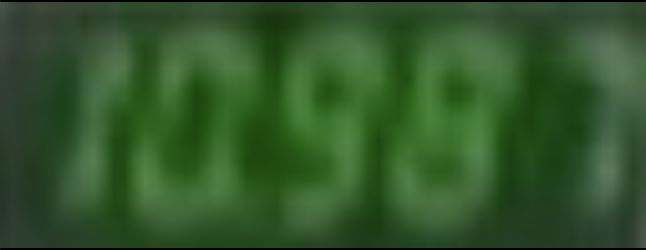
#> input picture polypyrrole_actuator_exp_3.19.26/10987.png, 646 x 250 px, given in place of 2026.3.19-actuation2_voltage_out.mp4, which was not available
$ jupyter execute --allow-errors analysis.ipynb   (text cells are left out)
#> lines starting #> are read from the running program, lines starting #| are printed output that depends on the picture; after the words box and inside, x2 and y2 are one past the last pixel; in counts of white or black regions, pixels touching at a corner belong together; pictures that were not available may be replaced by others from this repository, and a replacement may not be noted
[cell 1]
import cv2
import numpy as np
import pandas as pd
import pytesseract
import re
from pathlib import Path
from tqdm.auto import tqdm

pytesseract.pytesseract.tesseract_cmd = '/opt/homebrew/bin/tesseract'

VIDEO_PATH   = Path('2026.3.19-actuation2_voltage_out.mp4')
CSV_PATH     = Path('2026.3.19-actuation2.csv')
VOLTAGE_CSV  = Path('2026.3.19-actuation2_voltage_ocr.csv')  # output

# Decimal position: number of digits from the right before the decimal point
# e.g. DECIMAL_FROM_RIGHT=3 → 10998 → 10.998
DECIMAL_FROM_RIGHT = 3

print('OpenCV version:', cv2.__version__)
print('Tesseract:', pytesseract.get_tesseract_version())
#> (this line was passed over: pytesseract is not available in this run)

[cell 2]
### Step A — extract digit crops from every frame + labeling sample

from pathlib import Path
import cv2, numpy as np

# ── Column boundaries for each digit (x_start, x_end) in the 64-px-wide frame ──
# D0=tens, D1=units, D2=first decimal, D3=second decimal, D4=third decimal
DIGIT_COLS = [
    (5,  14),   # D0  (e.g. "1" in  1x.xxx)
    (18, 27),   # D1  (e.g. "0" in  10.xxx)
    (27, 40),   # D2  first decimal digit
    (39, 52),   # D3  second decimal digit
    (51, 64),   # D4  third decimal digit
]
CROP_W, CROP_H  = 24, 48   # upscaled output size (nearest-neighbour)
LABEL_EVERY_S   = 3.0      # one sample per N seconds saved to to_label/
ALL_EVERY_S     = 0.1      # one sample per N seconds saved to all_frames/ (= every OCR timestamp)

crops_root  = Path('digit_crops')
label_dir   = crops_root / 'to_label'
all_dir     = crops_root / 'all_frames'
labeled_dir = crops_root / 'labeled'

label_dir.mkdir(parents=True, exist_ok=True)
all_dir.mkdir(parents=True, exist_ok=True)
for d in range(10):
    (labeled_dir / str(d)).mkdir(parents=True, exist_ok=True)


def extract_digit_crop(frame_gray, x0, x1, w=CROP_W, h=CROP_H):
    """Threshold green channel, crop digit column, upscale."""
    _, thresh = cv2.threshold(frame_gray, 0, 255, cv2.THRESH_BINARY + cv2.THRESH_OTSU)
    crop = thresh[:, x0:x1]
    return cv2.resize(crop, (w, h), interpolation=cv2.INTER_NEAREST)


cap = cv2.VideoCapture(str(VIDEO_PATH))
fps  = cap.get(cv2.CAP_PROP_FPS)
dur  = cap.get(cv2.CAP_PROP_FRAME_COUNT) / fps
print(f"Video: {dur:.0f} s  |  {fps:.1f} fps")

n_label, n_all = 0, 0
t = 0.0
next_label = 0.0

while t <= dur:
    cap.set(cv2.CAP_PROP_POS_MSEC, t * 1000)
    ret, frame = cap.read()
#> frame is the input picture: shape (250, 646, 3); mean B, G, R 42.4, 86.1, 49.3
    if not ret:
        t += ALL_EVERY_S
        continue

    g = frame[:, :, 1]
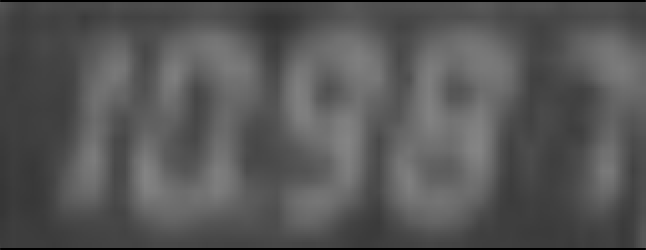
#> g: shape (250, 646); min 0, max 132, mean 86.1
    fid = f"{t:08.3f}"

    for d, (x0, x1) in enumerate(DIGIT_COLS):
        crop = extract_digit_crop(g, x0, x1)
        cv2.imwrite(str(all_dir / f"t{fid}_d{d}.png"), crop)
        n_all += 1

        if t >= next_label:
            cv2.imwrite(str(label_dir / f"t{fid}_d{d}.png"), crop)
            n_label += 1
#> this loop made 5 passes
#> pass 1, in extract_digit_crop, `_, thresh = cv2.threshold(frame_gray, 0, 255, cv2.THRESH_BINARY + cv2...`:
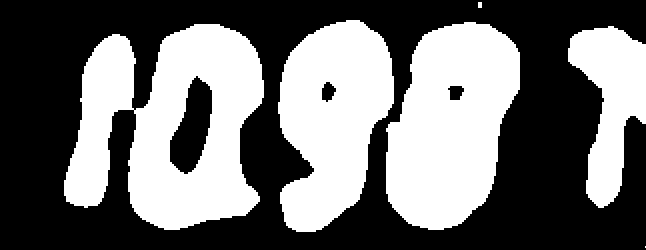
#> thresh: shape (250, 646); 43.9% white; 6 white regions (1 under 20 px), largest, box (x1, y1, x2, y2) and area: (64, 24, 264, 230) 25640, (386, 22, 520, 230) 20196, (278, 20, 394, 232) 17084, (568, 26, 646, 208) 7904, (478, 2, 482, 8) 24
#> after the loop, n_all = 5; n_label = 5

    if t >= next_label:
        next_label += LABEL_EVERY_S
    t = round(t + ALL_EVERY_S, 3)

cap.release()
print(f"Saved {n_all} crops to all_frames/  ({n_all // len(DIGIT_COLS)} timestamps)")
#| Saved 5 crops to all_frames/  (1 timestamps)
print(f"Saved {n_label} crops to to_label/  (label these, then run Step B)")
#| Saved 5 crops to to_label/  (label these, then run Step B)
print(f"\nNow: drag crops from digit_crops/to_label/ into digit_crops/labeled/0/ … 9/")

[cell 3]
### Step B — train PCA + nearest-neighbour classifier on your labeled crops,
###           classify all frames, reconstruct voltage CSV

from sklearn.decomposition import PCA
from sklearn.neighbors import KNeighborsClassifier
from sklearn.preprocessing import LabelEncoder
import matplotlib.pyplot as plt

N_COMPONENTS = 20   # PCA dims — raise if accuracy is low, lower if overfitting
N_NEIGHBORS  = 3    # KNN neighbours

# ── 1. Load labeled examples ─────────────────────────────────────────────────
X_train, y_train = [], []
#> (the rest of this cell did not finish here and is left out)

#> (a cell that did not finish here is left out)

[cell 5]
TESSERACT_CFG = '--oem 1 --psm 7 -l letsgodigital -c tessedit_char_whitelist=0123456789.-+'
VOLTAGE_MIN, VOLTAGE_MAX = -30.0, 30.0   # plausible range — adjust if needed
FRAME_AVERAGE_N = 3   # how many nearby frames to average before OCR


def preprocess_frame(frame_gray: np.ndarray, scale: int = 12) -> np.ndarray:
    """Isolate green channel, threshold at native res, upscale with NEAREST, small dilation."""
    _, thresh = cv2.threshold(frame_gray, 0, 255, cv2.THRESH_BINARY + cv2.THRESH_OTSU)
    up = cv2.resize(thresh, (thresh.shape[1] * scale, thresh.shape[0] * scale),
                    interpolation=cv2.INTER_NEAREST)
    kernel = np.ones((3, 3), np.uint8)
    return cv2.dilate(up, kernel, iterations=1)


def ocr_frame(proc: np.ndarray) -> float | None:
    """Run Tesseract on preprocessed frame, return float or None."""
    raw = pytesseract.image_to_string(proc, config=TESSERACT_CFG).strip().rstrip('.')

    # Accept only a leading optional minus, then digits, optional single '.', then digits
    m = re.match(r'^(-?)([0-9]+)(?:\.([0-9]*))?$', raw)
    if not m:
        return None

    sign, int_part, frac_part = m.group(1), m.group(2), m.group(3) or ''
    all_digits = int_part + frac_part

    # Must have 2–6 total digits
    if not (2 <= len(all_digits) <= 6):
        return None

    if frac_part:
        # Decimal already placed by OCR — use directly
        try:
            val = float(f'{sign}{int_part}.{frac_part}')
        except ValueError:
            return None
    else:
        # No decimal in raw output — insert DECIMAL_FROM_RIGHT digits from the right
        d = len(all_digits)
        if d > DECIMAL_FROM_RIGHT:
            val_str = f'{sign}{all_digits[:-DECIMAL_FROM_RIGHT]}.{all_digits[-DECIMAL_FROM_RIGHT:]}'
        else:
            val_str = f'{sign}0.{all_digits.zfill(DECIMAL_FROM_RIGHT)}'
        try:
            val = float(val_str)
        except ValueError:
            return None

    return val if VOLTAGE_MIN <= val <= VOLTAGE_MAX else None


def extract_voltage_from_video(video_path: Path, dt: float = 0.1) -> pd.DataFrame:
#> called with dt = 0.1
    cap = cv2.VideoCapture(str(video_path))
    fps = cap.get(cv2.CAP_PROP_FPS)
#> fps = 30
    total_frames = int(cap.get(cv2.CAP_PROP_FRAME_COUNT))
#> total_frames = 1
    duration = total_frames / fps
#> duration = 0.0333
    print(f'Video: {duration:.1f} s  |  {fps:.2f} fps  |  {total_frames} frames')
#| Video: 0.0 s  |  30.00 fps  |  1 frames

    timestamps = np.arange(0, duration, dt)
#> timestamps = [0]
    records = []

    for t in tqdm(timestamps, desc='OCR frames'):
        frames_gray = []
        half = FRAME_AVERAGE_N // 2
        for offset in range(-half, half + 1):
            ms = (t + offset * dt / FRAME_AVERAGE_N) * 1000
            cap.set(cv2.CAP_PROP_POS_MSEC, ms)
            ret, frame = cap.read()
            if ret:
                frames_gray.append(frame[:, :, 1].astype(np.float32))  # green channel

        if not frames_gray:
            records.append({'time_s': round(t, 3), 'voltage_V': np.nan})
            continue

        # Average frames then convert back to uint8
        avg = np.mean(frames_gray, axis=0).astype(np.uint8)
        proc = preprocess_frame(avg)
        val = ocr_frame(proc)
        records.append({'time_s': round(t, 3), 'voltage_V': val})
#> this loop made 1 pass
#> pass 1, in preprocess_frame, `up = cv2.resize(thresh, (thresh.shape[1] * scale, thresh.shape[0] * sc..`:
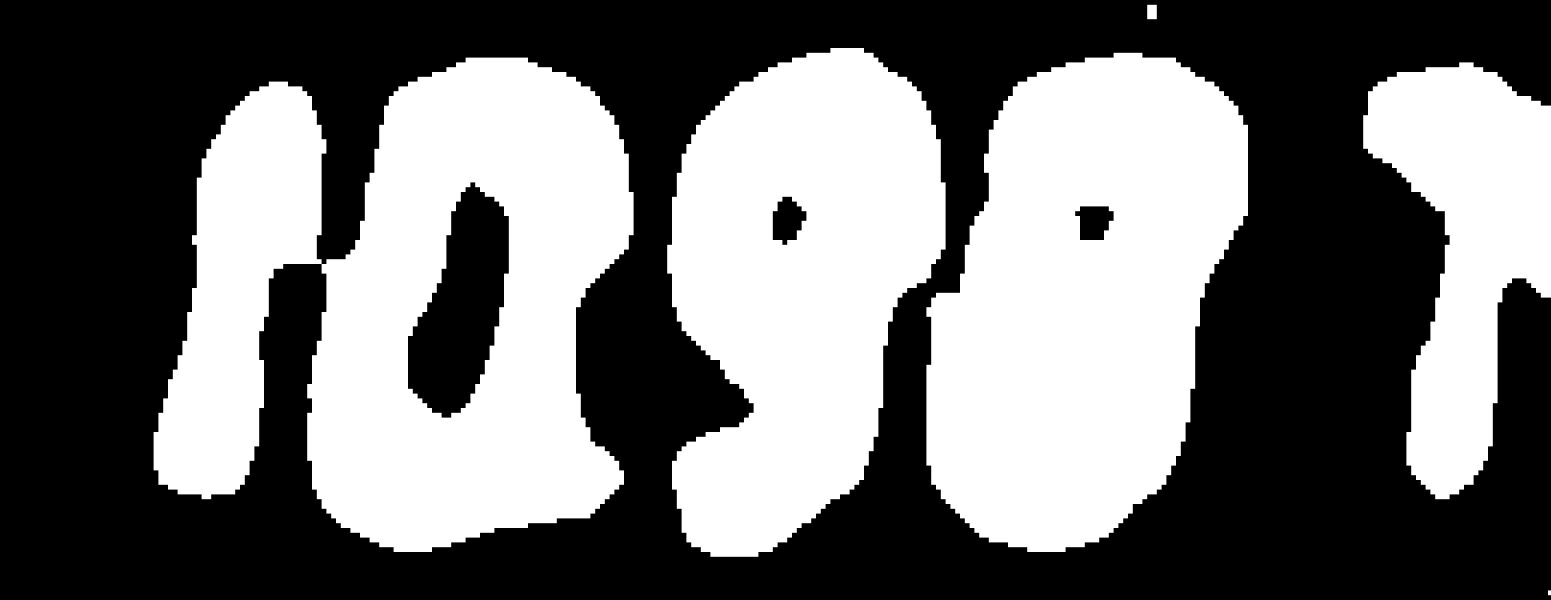
#> up: shape (3000, 7752) (shown at 1/5 size); 43.9% white; 6 white regions, box (x1, y1, x2, y2) and area: (768, 288, 3168, 2760) 3692160, (4632, 264, 6240, 2760) 2908224, (3336, 240, 4728, 2784) 2460096, (6816, 312, 7752, 2496) 1138176, (5736, 24, 5784, 96) 3456, (7740, 2952, 7752, 2976) 288
#> after the loop, records = []

    cap.release()
    df = pd.DataFrame(records)

    n_ok  = df['voltage_V'].notna().sum()
    n_bad = df['voltage_V'].isna().sum()
    print(f'OCR: {n_ok} ok, {n_bad} failed ({100*n_bad/len(df):.1f}% NaN) — interpolating NaN values')

    df['voltage_V'] = df['voltage_V'].interpolate(method='linear', limit_direction='both')
    return df


# Run OCR (takes a few minutes for ~878 s of video)
#> (the rest of this cell did not finish here and is left out)
